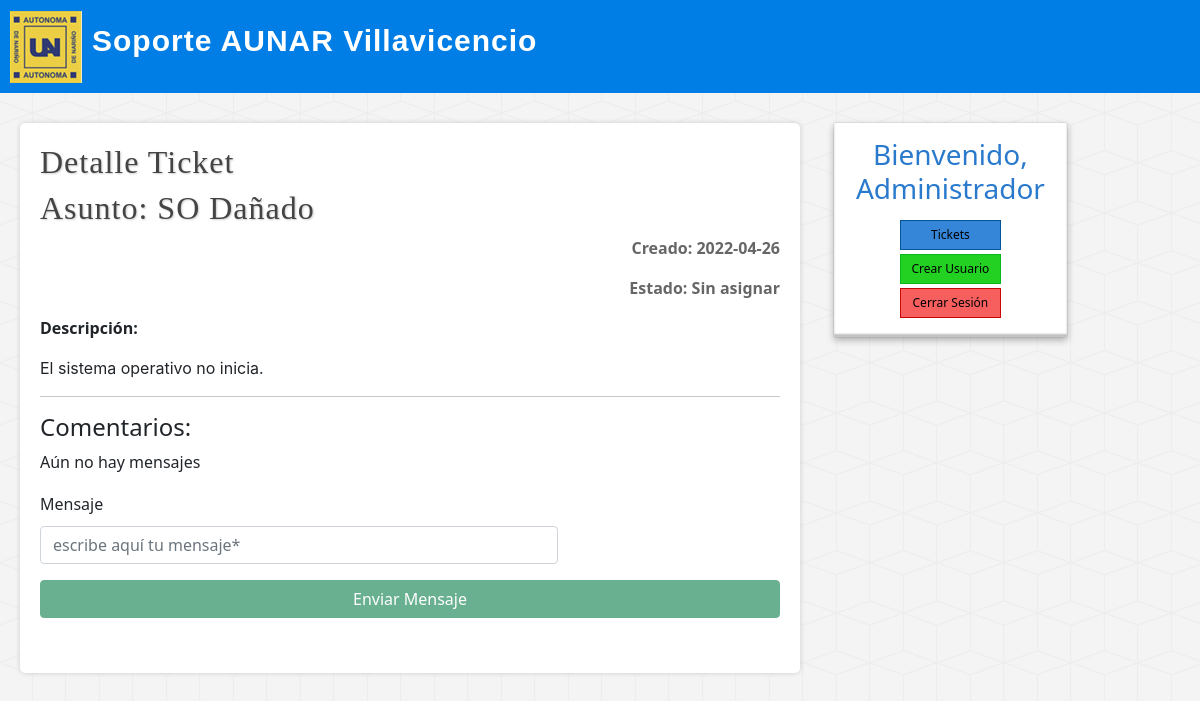
Page /detalle_ticket.php?id=1 (signed in) on the committed database.
### tables this page shows
CREATE TABLE `tickets` (
  `id` int(255) NOT NULL,
  `usuario_id` int(255) NOT NULL,
  `categoria_incidente_id` int(5) NOT NULL,
  `asunto` varchar(255) NOT NULL,
  `descripcion` mediumtext NOT NULL,
  `id_nivel_urgencia` int(5) NOT NULL,
  `id_departamento_soporte` int(5) NOT NULL,
  `id_calificacion` int(5) DEFAULT NULL,
  `id_estado_ticket` int(8) NOT NULL,
  `fecha_creacion` date NOT NULL,
  `fecha_cierre` date DEFAULT NULL
);

CREATE TABLE `estado_ticket` (
  `id` int(8) NOT NULL,
  `descripcion` varchar(255) NOT NULL
);

### detalle_ticket.php (the view)
<?php require_once("includes/cabecera.php")?>
<?php require_once("includes/lateral.php") ?>
<div id="principal">
            <?php
                $tickets = llamarTickets($db,$_GET["id"]);
                if(!empty($tickets) && mysqli_num_rows($tickets)==1):
                    $ticket = mysqli_fetch_assoc($tickets)
            ?>
                            <h1>Asunto: <span><?=$ticket['asunto']?></span></h1>
                            <p class="subtitulo-ticket-individual">Creado: <?=$ticket['fecha_creacion']?></span>
                            <p class="subtitulo-ticket-individual">Estado: <?=$ticket['estado']?></span>
                            <p style="font-weight: bold;">Descripción:</p>
                            <p class="descripcion-ticket"><?=$ticket["descripcion"]?></p>
                <hr>
                            <h4>Comentarios:</h4>
                            <div id="datos-chat" class="mb-3">Aún no hay mensajes</div>
                            <form method="POST" action="chat.php">
                            <div class="mb-3">
                            <label for="exampleFormControlTextarea1" class="form-label">Mensaje</label>
                            <input type="text" class="form-control" name="mensaje" id="exampleFormControlTextarea1" rows="3" placeholder="escribe aquí tu mensaje*" required="required">
                            </div>
                            <div class="d-grid">
                                <button type="submit" name="enviar" class="btn btn-success" disabled="disabled">Enviar Mensaje</button>
                            </div>
                            </form>
            <?php
            else:
            ?>
            <div class="alerta alerta-error">Este ticket no existe o fue eliminado!</div>
            <?php endif;?>
</div>
<?php require_once("includes/pie.php")?>

### assets/css/style.css (style rules this page uses)
body { background: url(../img/cubes.png) #f4f4f4; font-family: Roboto, -apple-system, BlinkMacSystemFont, "Segoe UI", Roboto, Oxygen, Ubuntu, Cantarell, "Open Sans", "Helvetica Neue", sans-serif; }
#principal { float: left; width: 65%; min-height: 550px; background: white; border-radius: 5px; box-shadow: 0px 0px 5px #ccc; margin-left: 20px; overflow: hidden; padding: 20px; }
#principal h1 { font-size: 32px; color: #444; letter-spacing: 1px; text-shadow: 1px 1px 2px #ccc; font-family: "falajala"; }
#principal p { margin-top: 8px; }
label,input[type="text"], input[type="email"], input[type="password"] { display: block; width: 70%; margin-top: 2px; margin-bottom: 2px; }
input[type="text"], input[type="email"], input[type="password"] { margin-bottom: 15px; }
.subtitulo-ticket-individual { text-align: right; font-weight: bold; color: #666; }
.descripcion-ticket { font-family: Oxygen, -apple-system, BlinkMacSystemFont, "Segoe UI", Roboto, Oxygen, Ubuntu, Cantarell, "Open Sans", "Helvetica Neue", sans-serif; margin-top: 20px; text-align: justify; }

### rows in the picture
tickets: asunto "SO Dañado", fecha_creacion "2022-04-26", id_estado_ticket.descripcion "Sin asignar", descripcion "El sistema operativo no inicia."

### other values in the picture
$_SESSION['usuario']['nombre'] "Administrador"
